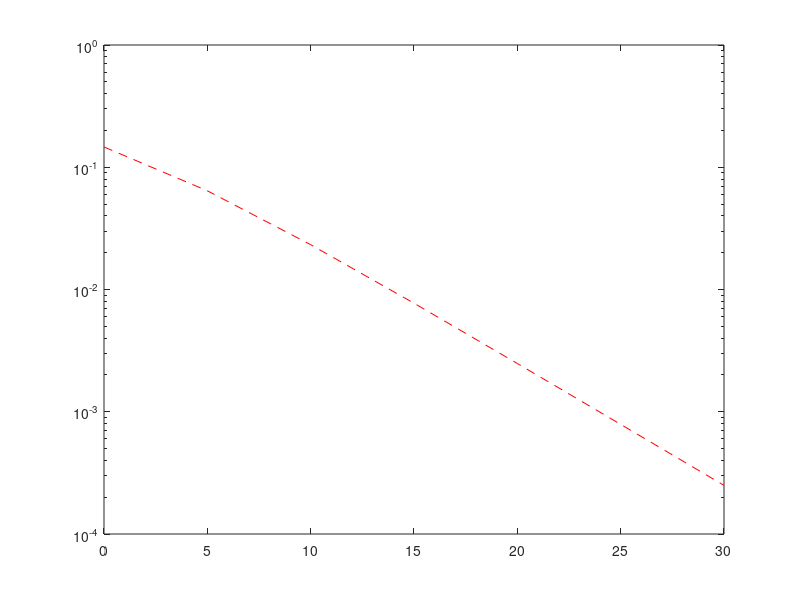

Write MATLAB code to recreate this figure. (Note: this script raises an error after producing the figure.)
clear;
b=1/2;
SNR_db=0:5:30;
	Gamma_average = 2*b*10.^(SNR_db/10);
	p_b=(1-sqrt(Gamma_average./(1+Gamma_average)))/2;
	semilogy(SNR_db,p_b,'r--')
	hold on
	load ex6p3_Res BEP

	semilogy(SNR_db,BEP,'bo')

	hold off
	title('BEP of slow flat Rayleigh fading channel')
	xlabel('\gamma_b')
	ylabel('P_b')
	legend('BEP of QPSK over a fading channel (Theory)','-- (Simulation)')